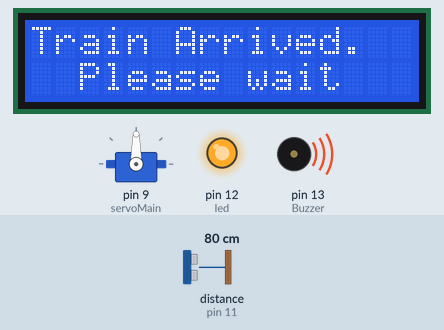
Simulated run of this sketch. Board: Arduino Uno, built with avr-gcc and run on an emulated ATmega328P. On the bench: servo, 16×2 character LCD, output pins drawn as LEDs (lit = HIGH), buzzer (waves = sounding, pin HIGH). Wiring (inferred from the names in the program): ultrasonic range finder: trigger pin 10; echo pin 11. Inputs (shaded band) come from the test bench; at power-on: distance to the obstacle (sensor on pin 11) 80 cm. The echo pulse lasts 58.3 µs per cm; pins used as bus, display or sensor lines are not drawn.

Above: at 1.2 s.
1.3 s: distance to the obstacle (sensor on pin 11) set to 65 cm
9.3 s: distance to the obstacle (sensor on pin 11) set to 58 cm
At 16.4 s:
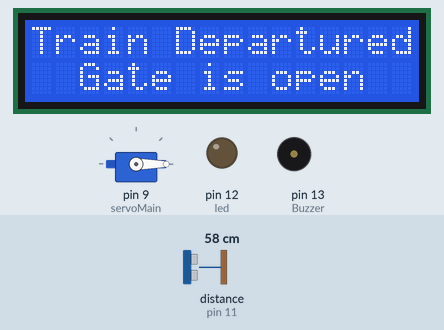
17.6 s: distance to the obstacle (sensor on pin 11) set to 120 cm
At 25.3 s:
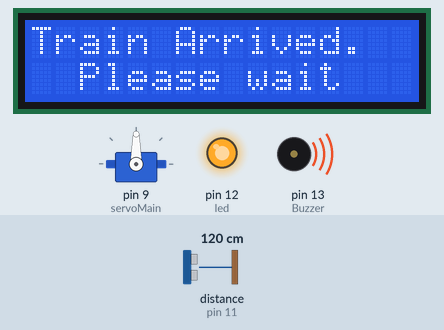
25.6 s: distance to the obstacle (sensor on pin 11) set to 2 cm
At 33.1 s:
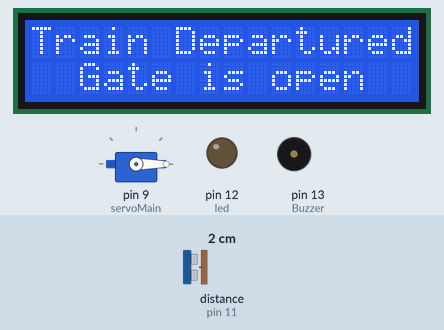
Timing chart, 0 to 34.6 s (numbered marks = the images above; inputs shaded):
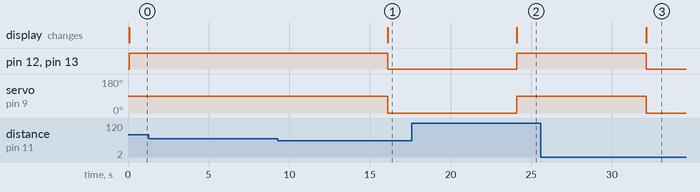

The sketch:

main.ino
```cpp
#include <LiquidCrystal.h>                               //LCD library
#include <Servo.h>                                      //Servo motor library
#define Buzzer 13                                      //buzzer
#define led 12                                        //led

Servo servoMain;                                     // Defining Servo motor
int trigpin = 10;
int echopin = 11;
int distance;
float duration;
float cm;

LiquidCrystal lcd(7, 6, 5, 4, 3, 2);             //lcd(RS,EN,D4,D5,D6,D7)

void setup()
{
    servoMain.attach(9);                        // servo on digital pin 10
    pinMode(trigpin, OUTPUT);                   // pin 10 as output
    pinMode(echopin, INPUT);                    // pin 11 as input
    pinMode(Buzzer,OUTPUT);                     // pin 13 as output
    pinMode(led,OUTPUT);                        // pin 12 as putput
    Serial.begin(9600);
    lcd.begin(16, 2);                           // set up the lcd 16x2
}

void loop()
{
  digitalWrite(trigpin, LOW);
  delay(2);
  digitalWrite(trigpin, HIGH);
  delayMicroseconds(10);
  digitalWrite(trigpin, LOW);
  duration = pulseIn(echopin, HIGH);
  cm = (duration/58.82);
  distance = cm;

  if(distance<60)                           // check distance is then than 60cm
  {
    servoMain.write(0);                     // Turn Servo back to center position (clockwise Rotate)
    display1();                             // go to lcd function
    delay(3000);
  }
   else
   {
     servoMain.write(90);                   // Turn Servo back to center position (Anticlockwise Rotate)
     display2();                            // go to lcd function
     delay(3000);
   }
}
```

sub.ino
```cpp
void display2()
{
  lcd.clear();
  lcd.setCursor(0, 0);                        // setting  cursor position to top left of LCD
  lcd.print("Train Arrived.");
  lcd.setCursor(2, 1);                        // setting cursor position to 2nd col of 1st row
  lcd.print("Please wait");
  digitalWrite(Buzzer, HIGH);                 // Turn ON buzzer
  digitalWrite(led, HIGH);                    // Turn On LED
  delay(5000);
}

void display1()
{
  lcd.clear();
  lcd.setCursor(0, 0);                        // setting  cursor position to top left of LCD
  lcd.print("Train Departured,");
  lcd.setCursor(2, 1);                        // setting cursor position to 2nd col of 1st row
  lcd.print("Gate is open");
  digitalWrite(Buzzer, LOW);                  // Turn OFF buzzer
  digitalWrite(led, LOW);                     // Turn OFF LED
  delay(5000);
}
```

Measured:
- the behaviour switches between 61 and 60 cm on distance to the obstacle (sensor on pin 11) (found by bisection; images 0 and 1)
- after the input at 1.3 s, every drawn part: stays the same
- after the input at 9.3 s, pin 12 (led), pin 13 (Buzzer): HIGH → LOW after 6.8 s; servo on pin 9 (servoMain): 90° → 0° after 6.8 s; the display: changes after 6.8 s (image 1)
- after the input at 17.6 s, pin 12 (led), pin 13 (Buzzer): LOW → HIGH after 6.5 s; servo on pin 9 (servoMain): 0° → 90° after 6.5 s; the display: changes after 6.5 s (image 2)
- after the input at 25.6 s, pin 12 (led), pin 13 (Buzzer): HIGH → LOW after 6.5 s; servo on pin 9 (servoMain): 90° → 0° after 6.5 s; the display: changes after 6.5 s (image 3)
